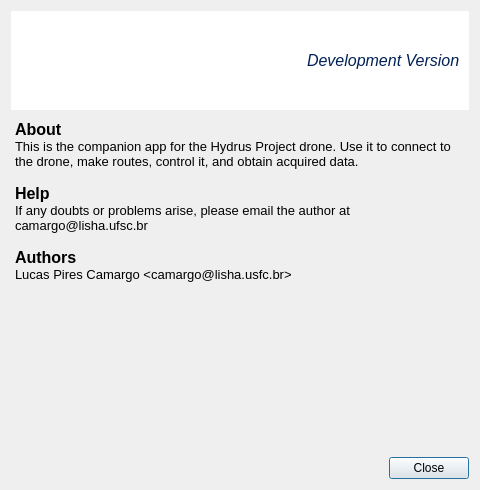
<?xml version="1.0" encoding="UTF-8"?>
<ui version="4.0">
 <class>AboutDialog</class>
 <widget class="QDialog" name="AboutDialog">
  <property name="geometry">
   <rect>
    <x>0</x>
    <y>0</y>
    <width>478</width>
    <height>490</height>
   </rect>
  </property>
  <property name="windowTitle">
   <string>Dialog</string>
  </property>
  <layout class="QVBoxLayout" name="verticalLayout">
   <item>
    <widget class="QWidget" name="widget" native="true">
     <property name="styleSheet">
      <string notr="true">#widget{background: #fff; }</string>
     </property>
     <layout class="QHBoxLayout" name="horizontalLayout">
      <item>
       <widget class="QLabel" name="label">
        <property name="sizePolicy">
         <sizepolicy hsizetype="Preferred" vsizetype="Preferred">
          <horstretch>0</horstretch>
          <verstretch>0</verstretch>
         </sizepolicy>
        </property>
        <property name="minimumSize">
         <size>
          <width>281</width>
          <height>81</height>
         </size>
        </property>
        <property name="textFormat">
         <enum>Qt::PlainText</enum>
        </property>
        <property name="pixmap">
         <pixmap resource="resources.qrc">:/res/project-logo-v2-sm.png</pixmap>
        </property>
        <property name="scaledContents">
         <bool>false</bool>
        </property>
       </widget>
      </item>
      <item>
       <widget class="QLabel" name="label_2">
        <property name="font">
         <font>
          <pointsize>12</pointsize>
          <weight>50</weight>
          <italic>true</italic>
          <bold>false</bold>
         </font>
        </property>
        <property name="styleSheet">
         <string notr="true">color: #002154</string>
        </property>
        <property name="text">
         <string>Development Version</string>
        </property>
       </widget>
      </item>
     </layout>
    </widget>
   </item>
   <item>
    <widget class="QTextEdit" name="textEdit">
     <property name="styleSheet">
      <string notr="true">background: transparent</string>
     </property>
     <property name="frameShape">
      <enum>QFrame::NoFrame</enum>
     </property>
     <property name="frameShadow">
      <enum>QFrame::Sunken</enum>
     </property>
     <property name="readOnly">
      <bool>true</bool>
     </property>
     <property name="html">
      <string>&lt;!DOCTYPE HTML PUBLIC &quot;-//W3C//DTD HTML 4.0//EN&quot; &quot;http://www.w3.org/TR/REC-html40/strict.dtd&quot;&gt;
&lt;html&gt;&lt;head&gt;&lt;meta name=&quot;qrichtext&quot; content=&quot;1&quot; /&gt;&lt;style type=&quot;text/css&quot;&gt;
p, li { white-space: pre-wrap; }
&lt;/style&gt;&lt;/head&gt;&lt;body style=&quot; font-family:'Noto Sans UI'; font-size:10pt; font-weight:400; font-style:normal;&quot;&gt;
&lt;p style=&quot; margin-top:0px; margin-bottom:0px; margin-left:0px; margin-right:0px; -qt-block-indent:0; text-indent:0px;&quot;&gt;&lt;span style=&quot; font-size:12pt; font-weight:600;&quot;&gt;About&lt;/span&gt;&lt;/p&gt;
&lt;p style=&quot; margin-top:0px; margin-bottom:0px; margin-left:0px; margin-right:0px; -qt-block-indent:0; text-indent:0px;&quot;&gt;This is the companion app for the Hydrus Project drone. Use it to connect to the drone, make routes, control it, and obtain acquired data.&lt;/p&gt;
&lt;p style=&quot;-qt-paragraph-type:empty; margin-top:0px; margin-bottom:0px; margin-left:0px; margin-right:0px; -qt-block-indent:0; text-indent:0px;&quot;&gt;&lt;br /&gt;&lt;/p&gt;
&lt;p style=&quot; margin-top:0px; margin-bottom:0px; margin-left:0px; margin-right:0px; -qt-block-indent:0; text-indent:0px;&quot;&gt;&lt;span style=&quot; font-size:12pt; font-weight:600;&quot;&gt;Help&lt;/span&gt;&lt;/p&gt;
&lt;p style=&quot; margin-top:0px; margin-bottom:0px; margin-left:0px; margin-right:0px; -qt-block-indent:0; text-indent:0px;&quot;&gt;If any doubts or problems arise, please email the author at camargo@lisha.ufsc.br&lt;/p&gt;
&lt;p style=&quot;-qt-paragraph-type:empty; margin-top:0px; margin-bottom:0px; margin-left:0px; margin-right:0px; -qt-block-indent:0; text-indent:0px;&quot;&gt;&lt;br /&gt;&lt;/p&gt;
&lt;p style=&quot; margin-top:0px; margin-bottom:0px; margin-left:0px; margin-right:0px; -qt-block-indent:0; text-indent:0px;&quot;&gt;&lt;span style=&quot; font-size:12pt; font-weight:600;&quot;&gt;Authors&lt;/span&gt;&lt;/p&gt;
&lt;p style=&quot; margin-top:0px; margin-bottom:0px; margin-left:0px; margin-right:0px; -qt-block-indent:0; text-indent:0px;&quot;&gt;Lucas Pires Camargo &amp;lt;camargo@lisha.usfc.br&amp;gt;&lt;/p&gt;&lt;/body&gt;&lt;/html&gt;</string>
     </property>
    </widget>
   </item>
   <item>
    <widget class="QDialogButtonBox" name="buttonBox">
     <property name="orientation">
      <enum>Qt::Horizontal</enum>
     </property>
     <property name="standardButtons">
      <set>QDialogButtonBox::Close</set>
     </property>
    </widget>
   </item>
  </layout>
 </widget>
 <resources>
  <include location="resources.qrc"/>
 </resources>
 <connections>
  <connection>
   <sender>buttonBox</sender>
   <signal>accepted()</signal>
   <receiver>AboutDialog</receiver>
   <slot>accept()</slot>
   <hints>
    <hint type="sourcelabel">
     <x>248</x>
     <y>254</y>
    </hint>
    <hint type="destinationlabel">
     <x>157</x>
     <y>274</y>
    </hint>
   </hints>
  </connection>
  <connection>
   <sender>buttonBox</sender>
   <signal>rejected()</signal>
   <receiver>AboutDialog</receiver>
   <slot>reject()</slot>
   <hints>
    <hint type="sourcelabel">
     <x>316</x>
     <y>260</y>
    </hint>
    <hint type="destinationlabel">
     <x>286</x>
     <y>274</y>
    </hint>
   </hints>
  </connection>
 </connections>
</ui>
